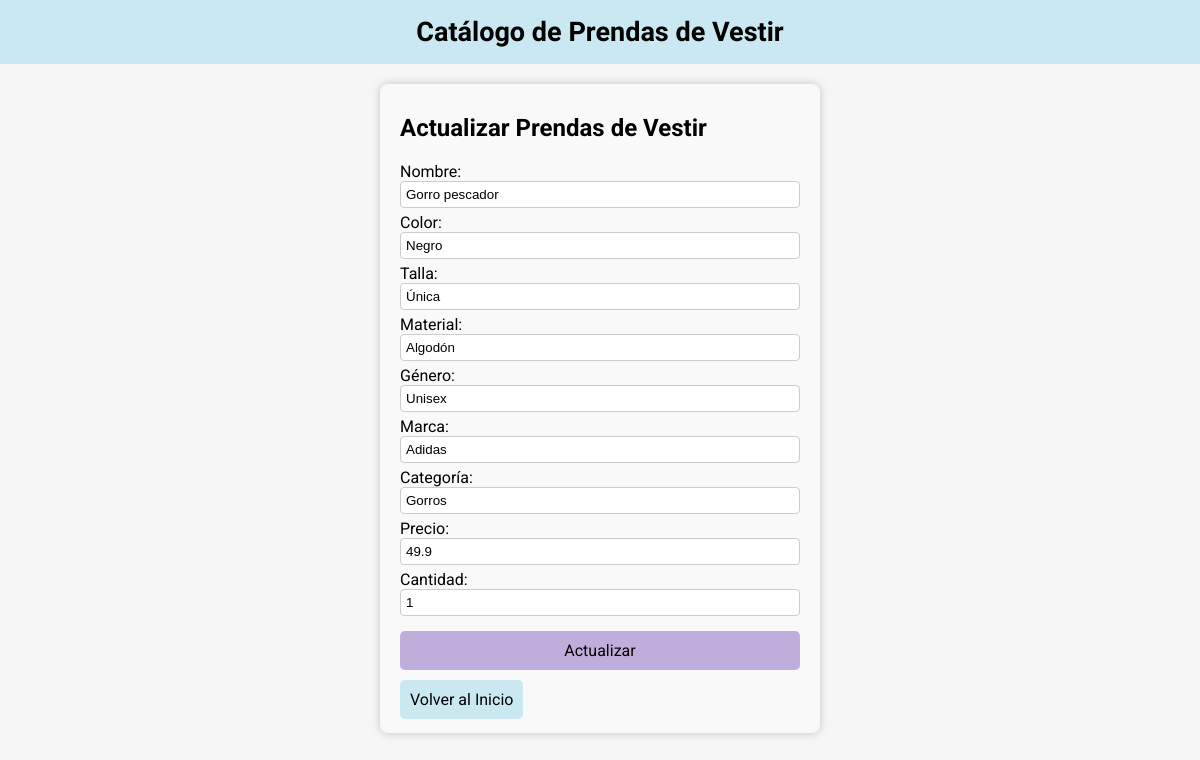
Screenshot of /editar/7 with the database file from the repository.
### app/models.py (models this page shows)
class Prenda(models.Model):
    nombre = models.CharField(max_length=50)
    color = models.CharField(max_length=20)
    talla = models.CharField(max_length=20)
    material = models.CharField(max_length=20)
    genero = models.CharField(max_length=20)
    marca = models.CharField(max_length=50)
    categoria = models.CharField(max_length=50)
    precio = models.FloatField()
    cantidad = models.IntegerField()
    class Meta:
        db_table = "prenda"

### app/views.py (the view)
# urls.py: path('editar/<int:prenda_id>', views.editar, name='editar'),
def editar(request, prenda_id):
    prenda = Prenda.objects.get(id=prenda_id)
    if request.method == "POST":
        form = PrendaForm(request.POST, instance=prenda)
        if form.is_valid():
            form.save(commit=True)
            return redirect('listar')
    else:
        form = PrendaForm(instance=prenda)
    contexto = {'form': form}
    return render(request, 'editar.html', contexto)

### app/forms.py
class PrendaForm(forms.ModelForm):
    class Meta:
        model = Prenda
        fields = "__all__"
    nombre = forms.CharField(label="Nombre", widget=forms.TextInput(attrs={'class': 'input'}))
    color = forms.CharField(label="Color", widget=forms.TextInput(attrs={'class': 'input'}))
    talla = forms.CharField(label="Talla", widget=forms.TextInput(attrs={'class': 'input'}))
    material = forms.CharField(label="Material", widget=forms.TextInput(attrs={'class': 'input'}))
    genero = forms.CharField(label="Género", widget=forms.TextInput(attrs={'class': 'input'}))
    marca = forms.CharField(label="Marca", widget=forms.TextInput(attrs={'class': 'input'}))
    categoria = forms.CharField(label="Categoría", widget=forms.TextInput(attrs={'class': 'input'}))
    precio = forms.FloatField(label="Precio", widget=forms.NumberInput(attrs={'class': 'input'}))
    cantidad = forms.IntegerField(label="Cantidad", widget=forms.NumberInput(attrs={'class': 'input'}))

### app/templates/editar.html (shortened to what this page needs)
{% extends 'index.html' %}
{% block principal %}
<div class="prenda-container">
    <h2>Actualizar Prendas de Vestir</h2>
    <form method="post">
        {{ form.as_table }}
        <button type="submit" class="btn btn-form">Actualizar</button>
    </form>
    <a href="{% url 'listar' %}" class="btn btn-inicio">Volver al Inicio</a>
</div>
{% endblock %}

### app/static/styles/style.css (style rules this page uses)
body { margin: 0px; background-color: #f6f6f6; }
.prenda-container { margin: 20px; padding: 10px 20px; background-color: #f9f9f9; border-radius: 8px; box-shadow: 0 0 10px rgba(0, 0, 0, 0.2); }
.btn { padding: 10px; color: #fff; border-radius: 5px; text-decoration: none; display: inline-block; position: relative; border-radius: 5px; background-repeat: no-repeat; transition: all 0.1s ease-in-out; z-index: 1; overflow: hidden; cursor: pointer; border: none; }
.btn::before { content: ""; width: 0; height: 100%; position: absolute; top: 0; left: 0; z-index: -1; transition: width 200ms ease-in-out; display: inline-block; }
.btn-form::before { background-color: #b66ff0; }
.btn-inicio::before { background-color: #6fe1f0; }
.btn-inicio { background-color: rgb(202, 232, 241); padding: 10px; border-radius: 5px; color: #000; text-decoration: none; }
.btn-form { display: flex; justify-content: center; margin: 10px 0px; width: 100%; background-color: #bfaddb; color: #000; font-family: "Roboto", sans-serif; font-size: 16px; }
form { width: 400px; text-align: left; }
.input { width: 100%; padding: 5px; margin-bottom: 5px; border: 1px solid #ccc; border-radius: 4px; box-sizing: border-box; }

### rows the page displays
Prenda: nombre "Gorro pescador", color "Negro", talla "Única", material "Algodón", genero "Unisex", marca "Adidas", categoria "Gorros", precio "49.9", cantidad "1"
